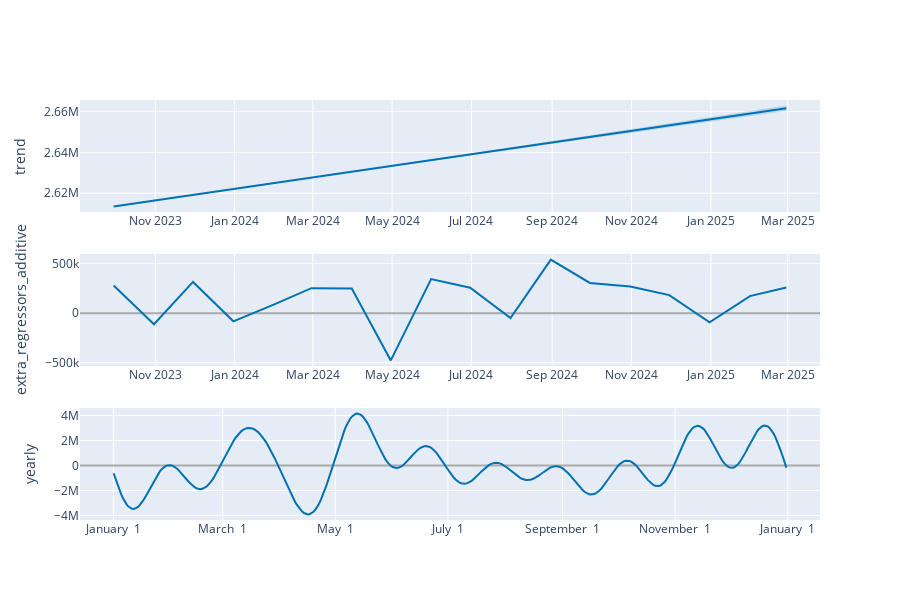

Source (notebook cell):
### Markdown cell above
Step 3: Model Fitting and measuring model's accuracy by RMSE, MAE, MAPE

Testing various time series methods and measuring the effect of seasonality and regressors in the model. Selecting the best method with the most useful regressors based on their accuracy measured by RMSE, MAE and MAPE.

### Code cell
#3.1 Model Search: Prophet, SARIMA, LSTM 
#Prophet is the selected method for this project, becuase compared with the other time series methods in the literature such as ARIMA, LSTM, this method "Prophet" provide a great deal 
# flexibility to fit on a dataset that has seasonality effect (Auto/manual adjustments) as well as adding regressors to the model as independent affecting factors. Besudes, this mothod 
# allows to include events and holidays easily to the models to improve the forecasting's accuracy.
# 

import pandas as pd
import numpy as np
from sklearn.decomposition import PCA
from sklearn.preprocessing import StandardScaler
from sklearn.metrics import mean_squared_error, mean_absolute_error
from prophet import Prophet
from tensorflow.keras.models import Sequential
from tensorflow.keras.layers import LSTM, Dense
from tensorflow.keras.optimizers import Adam
from statsmodels.tsa.arima.model import ARIMA
import matplotlib.pyplot as plt
import warnings
warnings.filterwarnings("ignore")



# Load dataset
df = pd.read_csv("C:/GitHub/Machine-Learning/data/Payment Data.csv")
df['ACC_MONTH'] = pd.to_datetime(df['ACC_MONTH'])
df = df[['ACC_MONTH', 'TOT_PAID', 'EST_COST', 'NBR_CASE', 'NBR_KEY_CASE', 'NBR_OTHER']].dropna()
df['ds'] = df['ACC_MONTH']
df['y'] = df['TOT_PAID']
df = df.sort_values('ds').reset_index(drop=True)

# --- Lagged Regressors ---
lag = 12
regressors = ['EST_COST', 'NBR_OTHER']
for reg in regressors:
    df[f'{reg}_lag{lag}'] = df[reg].shift(lag)
df_model = df.dropna().copy().reset_index(drop=True)

# --- PCA on Lagged Regressors ---
lagged_features = [f'{reg}_lag{lag}' for reg in regressors]
X_lagged = StandardScaler().fit_transform(df_model[lagged_features])
pca = PCA(n_components=2)
pcs = pca.fit_transform(X_lagged)
df_model['PC1'] = pcs[:, 0]
df_model['PC2'] = pcs[:, 1]

# Fitting three time series models and measuing their accuracy for comparison
################# 1. Prophet Model ############################

train = df_model[:-18]
test = df_model[-18:]

prophet_model = Prophet(yearly_seasonality=True, changepoint_prior_scale=0.2)
prophet_model.add_regressor('PC1')
prophet_model.add_regressor('PC2')
prophet_model.fit(train[['ds', 'y', 'PC1', 'PC2']])
forecast_test = prophet_model.predict(test[['ds', 'PC1', 'PC2']])

# Prophet evaluation
prophet_rmse = np.sqrt(mean_squared_error(test['y'], forecast_test['yhat']))
prophet_mae = mean_absolute_error(test['y'], forecast_test['yhat'])

actual = test['y'].values
predicted = forecast_test['yhat'].values
nonzero_mask = actual != 0
actual_nonzero = actual[nonzero_mask]
predicted_nonzero = predicted[nonzero_mask]
prophet_mape = np.mean(np.abs((actual_nonzero - predicted_nonzero) / actual_nonzero)) * 100 if len(actual_nonzero) > 0 else np.nan

################## 2. LSTM Model ##########################

feature_scaler = StandardScaler()
target_scaler = StandardScaler()

X_all = feature_scaler.fit_transform(df_model[['PC1', 'PC2']])
y_all = target_scaler.fit_transform(df_model[['TOT_PAID']])

time_steps = 12 #12 step learning sequence because we know our data has annual seasonality. 
X_seq, y_seq = [], []
for i in range(len(X_all) - time_steps):
    X_seq.append(X_all[i:i+time_steps])
    y_seq.append(y_all[i+time_steps])

X_seq, y_seq = np.array(X_seq), np.array(y_seq)

split = len(X_seq) - 18
X_train, X_test = X_seq[:split], X_seq[split:]
y_train, y_test = y_seq[:split], y_seq[split:]
# we use sequential layering here because we want one layer output to be considered as the next layer's input as a classing time series forecasting trend
# we use relue becuase our target value data are expenditures and above zero
model = Sequential([
    LSTM(50, activation='relu', input_shape=(time_steps, X_seq.shape[2])),
    Dense(1)
])

# we use Adam optimizer for faster processing
# step size = 0.001 as the learning rate which is good enough for this model search task
# and use Mean Square Error mae as the loss funtion in our sequential LSTM model
# verbose is set to 0 to suppress the training logs

model.compile(optimizer=Adam(learning_rate=0.001), loss='mse') 
model.fit(X_train, y_train, epochs=100, verbose=0)

y_pred = model.predict(X_test)
y_pred_inv = target_scaler.inverse_transform(y_pred)
y_test_inv = target_scaler.inverse_transform(y_test)

lstm_rmse = np.sqrt(mean_squared_error(y_test_inv, y_pred_inv))
lstm_mae = mean_absolute_error(y_test_inv, y_pred_inv)
lstm_mape = np.mean(np.abs((y_test_inv - y_pred_inv) / y_test_inv)) * 100


################# 3. ARIMA Model with AIC Optimization #################

# defines tha last 1 and 1/2 year data for the testing the model
arima_train = df_model['TOT_PAID'][:-18]
arima_test = df_model['TOT_PAID'][-18:]

# Grid search for best ARIMA order we use Akaike Information Criterion (AIC) to search for the best model with minimum AIC
best_aic = np.inf
best_order = None
best_model = None

print("\nSearching best ARIMA parameters based on AIC")
# reasonable range for parameters in ARIMA model is less than 4

for p in range(0, 4):                           
    for d in range(0, 2):               # Differential parameter range is usually set to half of the max of P or Q which are 4 here
        for q in range(0, 4):
            try:
                model = ARIMA(arima_train, order=(p, d, q))
                results = model.fit()
                if results.aic < best_aic:
                    best_aic = results.aic
                    best_order = (p, d, q)
                    best_model = results
            except:
                continue

print(f" Best ARIMA order: {best_order} with AIC: {best_aic:.2f}")

# Forecast using best model
arima_forecast = best_model.forecast(steps=18)

arima_rmse = np.sqrt(mean_squared_error(arima_test, arima_forecast))
arima_mae = mean_absolute_error(arima_test, arima_forecast)
arima_mape = np.mean(np.abs((arima_test - arima_forecast) / arima_test)) * 100



############ Compare Models ###################

results = pd.DataFrame({
    'Model': ['Prophet', 'LSTM', 'ARIMA'],
    'RMSE': [prophet_rmse, lstm_rmse, arima_rmse],
    'MAE': [prophet_mae, lstm_mae, arima_mae],
    'MAPE': [prophet_mape, lstm_mape, arima_mape]
    
})

best_model = results.loc[results['MAPE'].idxmin()]

print("\n--- Forecast Accuracy Comparison ---")
print(results.round(2))
print(f"\n Best Model Based on RMSE: {best_model['Model']}")


############## plto the results ############################

test_dates = df_model['ds'][-18:].reset_index(drop=True)

plt.figure(figsize=(10, 4))
plt.plot(test_dates, arima_test.values, label='Actual', linewidth=2)
plt.plot(test_dates, arima_forecast.values, label='ARIMA Forecast', linestyle='--')
plt.plot(test_dates, y_pred_inv.flatten(), label='LSTM Forecast', linestyle='--')
plt.plot(test_dates, forecast_test['yhat'].values, label='Prophet Forecast', linestyle='--',linewidth = 2)

plt.xlabel("Date")
plt.ylabel("TOT_PAID")
plt.title("Forecast Comparison: Prophet vs LSTM vs ARIMA")
plt.legend()
plt.grid(True)
plt.tight_layout()
#plt.xticks(rotation=45)
plt.show()

print("\nThe components of the best model:")
plot_components_plotly(prophet_model, forecast_test)
#prophet_model.plot_components(forecast_test)


#output: the model's accuracy is in a very good level so we have good confindece about its performance for future data
# Prophet plot component also shows that the model has a steady increasing trend, complex seasonality effect and decent influence of regressors (PC1 & PC2)

### Figure 1 — Plotly figure (JSON) as saved in the notebook; plotly's stock layout.template omitted (floating-point values rounded to 4 significant figures; data arrays with more than 128 entries replaced by an {"elided": "..."} marker saying what was removed)
{"data": [{"line": {"color": "#0072B2", "width": 2}, "mode": "lines", "name": "trend", "type": "scatter", "x": ["2023-09-30T00:00:00.000000000", "2023-10-31T00:00:00.000000000", "2023-11-30T00:00:00.000000000", "2023-12-31T00:00:00.000000000", "2024-01-31T00:00:00.000000000", "2024-02-29T00:00:00.000000000", "2024-03-31T00:00:00.000000000", "2024-04-30T00:00:00.000000000", "2024-05-31T00:00:00.000000000", "2024-06-30T00:00:00.000000000", "2024-07-31T00:00:00.000000000", "2024-08-31T00:00:00.000000000", "2024-09-30T00:00:00.000000000", "2024-10-31T00:00:00.000000000", "2024-11-30T00:00:00.000000000", "2024-12-31T00:00:00.000000000", "2025-01-31T00:00:00.000000000", "2025-02-28T00:00:00.000000000"], "xaxis": "x", "y": [2614000.0, 2616000.0, 2619000.0, 2622000.0, 2625000.0, 2628000.0, 2631000.0, 2633000.0, 2636000.0, 2639000.0, 2642000.0, 2645000.0, 2648000.0, 2650000.0, 2653000.0, 2656000.0, 2659000.0, 2662000.0], "yaxis": "y"}, {"line": {"color": "rgba(0, 114, 178, 0.2)", "width": 0}, "mode": "lines", "name": "trend_upper", "type": "scatter", "x": ["2023-09-30T00:00:00.000000000", "2023-10-31T00:00:00.000000000", "2023-11-30T00:00:00.000000000", "2023-12-31T00:00:00.000000000", "2024-01-31T00:00:00.000000000", "2024-02-29T00:00:00.000000000", "2024-03-31T00:00:00.000000000", "2024-04-30T00:00:00.000000000", "2024-05-31T00:00:00.000000000", "2024-06-30T00:00:00.000000000", "2024-07-31T00:00:00.000000000", "2024-08-31T00:00:00.000000000", "2024-09-30T00:00:00.000000000", "2024-10-31T00:00:00.000000000", "2024-11-30T00:00:00.000000000", "2024-12-31T00:00:00.000000000", "2025-01-31T00:00:00.000000000", "2025-02-28T00:00:00.000000000"], "xaxis": "x", "y": [2614000.0, 2616000.0, 2619000.0, 2622000.0, 2625000.0, 2628000.0, 2631000.0, 2634000.0, 2637000.0, 2640000.0, 2642000.0, 2645000.0, 2648000.0, 2651000.0, 2654000.0, 2657000.0, 2660000.0, 2663000.0], "yaxis": "y"}, {"fill": "tonexty", "fillcolor": "rgba(0, 114, 178, 0.2)", "line": {"color": "rgba(0, 114, 178, 0.2)", "width": 0}, "mode": "lines", "name": "trend_lower", "type": "scatter", "x": ["2023-09-30T00:00:00.000000000", "2023-10-31T00:00:00.000000000", "2023-11-30T00:00:00.000000000", "2023-12-31T00:00:00.000000000", "2024-01-31T00:00:00.000000000", "2024-02-29T00:00:00.000000000", "2024-03-31T00:00:00.000000000", "2024-04-30T00:00:00.000000000", "2024-05-31T00:00:00.000000000", "2024-06-30T00:00:00.000000000", "2024-07-31T00:00:00.000000000", "2024-08-31T00:00:00.000000000", "2024-09-30T00:00:00.000000000", "2024-10-31T00:00:00.000000000", "2024-11-30T00:00:00.000000000", "2024-12-31T00:00:00.000000000", "2025-01-31T00:00:00.000000000", "2025-02-28T00:00:00.000000000"], "xaxis": "x", "y": [2614000.0, 2616000.0, 2619000.0, 2622000.0, 2625000.0, 2627000.0, 2630000.0, 2633000.0, 2636000.0, 2639000.0, 2641000.0, 2644000.0, 2647000.0, 2650000.0, 2652000.0, 2655000.0, 2658000.0, 2660000.0], "yaxis": "y"}, {"line": {"color": "#0072B2", "width": 2}, "mode": "lines", "name": "extra_regressors_additive", "type": "scatter", "x": ["2023-09-30T00:00:00.000000000", "2023-10-31T00:00:00.000000000", "2023-11-30T00:00:00.000000000", "2023-12-31T00:00:00.000000000", "2024-01-31T00:00:00.000000000", "2024-02-29T00:00:00.000000000", "2024-03-31T00:00:00.000000000", "2024-04-30T00:00:00.000000000", "2024-05-31T00:00:00.000000000", "2024-06-30T00:00:00.000000000", "2024-07-31T00:00:00.000000000", "2024-08-31T00:00:00.000000000", "2024-09-30T00:00:00.000000000", "2024-10-31T00:00:00.000000000", "2024-11-30T00:00:00.000000000", "2024-12-31T00:00:00.000000000", "2025-01-31T00:00:00.000000000", "2025-02-28T00:00:00.000000000"], "xaxis": "x2", "y": [279100.0, -112600.0, 314900.0, -82530.0, 86050.0, 251900.0, 249500.0, -476900.0, 343300.0, 256200.0, -49890.0, 540300.0, 304400.0, 268800.0, 182100.0, -92100.0, 172200.0, 258600.0], "yaxis": "y2"}, {"line": {"color": "#0072B2", "width": 2}, "mode": "lines", "name": "yearly", "type": "scatter", "x": {"elided": "365 str values"}, "xaxis": "x3", "y": {"elided": "365 float values"}, "yaxis": "y3"}], "layout": {"height": 600, "showlegend": false, "width": 900, "xaxis": {"anchor": "y", "domain": [0, 1], "range": ["2023-09-04T03:36:00", "2025-03-25T20:24:00"], "type": "date"}, "xaxis2": {"anchor": "y2", "domain": [0, 1], "range": ["2023-09-04T03:36:00", "2025-03-25T20:24:00"], "type": "date"}, "xaxis3": {"anchor": "y3", "domain": [0, 1], "range": ["2016-12-13T18:54:02.958904115", "2018-01-18T11:04:57.863013581"], "tickformat": "%B %e", "type": "date"}, "yaxis": {"anchor": "x", "domain": [0.7333, 1], "rangemode": "normal", "title": {"text": "trend"}, "zerolinecolor": "#AAA"}, "yaxis2": {"anchor": "x2", "domain": [0.3667, 0.6333], "rangemode": "tozero", "title": {"text": "extra_regressors_additive"}, "zerolinecolor": "#AAA"}, "yaxis3": {"anchor": "x3", "domain": [0, 0.2667], "title": {"text": "yearly"}, "zerolinecolor": "#AAA"}}}
